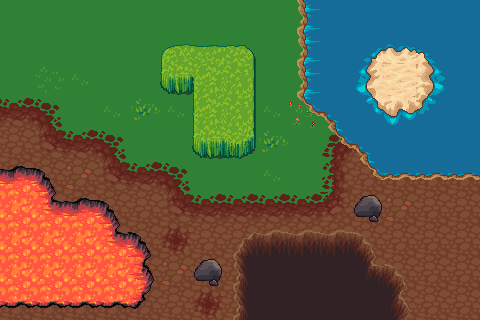

Tiled map render using the project's own tile images. Description and the map definition, with tile-layer contents summarised, below:
An orthogonal 15x10 tile map with 32x32 px tiles, 3 tile layers (base, decorations2, decorations) and 6 objects (6x unit).

<map version="1.4" tiledversion="1.4.2" orientation="orthogonal" renderorder="right-down" width="15" height="10" tilewidth="32" tileheight="32" infinite="0" nextlayerid="6" nextobjectid="7">
 <properties>
  <property name="name" value="Default Map" />
 </properties>
 <tileset firstgid="1" source="Terrain.tsx" />
 <layer id="1" name="base" width="15" height="10">
  <data>[150 cells, 150 non-empty, 13 distinct tile ids]</data>
 </layer>
 <layer id="2" name="decorations2" width="15" height="10">
  <data>[150 cells, 13 non-empty, 10 distinct tile ids]</data>
 </layer>
 <layer id="3" name="decorations" width="15" height="10">
  <data>[150 cells, 57 non-empty, 29 distinct tile ids]</data>
 </layer>
 <objectgroup color="#0000ff" id="4" name="Squadra Blu">
  <properties>
   <property name="battle_music" value="The Last Encounter Short Loop.ogg" />
   <property name="boss" value="Boss" />
   <property name="map_music" value="Ireland's Coast - Video Game.ogg" />
   <property name="relation" value="20" />
  </properties>
  <object id="4" name="Soldier" type="unit" x="70.5" y="103.5" width="16" height="16">
   <properties>
    <property name="weapon" value="Bronze Sword" />
   </properties>
  </object>
  <object id="3" name="Skeleton" type="unit" x="135.5" y="70.5" width="16" height="16">
   <properties>
    <property name="weapon" value="Nosferatu" />
   </properties>
  </object>
  <object id="5" name="Boss" type="unit" x="38.5" y="38.5" width="16" height="16">
   <properties>
    <property name="weapon" value="Long Bow" />
   </properties>
  </object>
 </objectgroup>
 <objectgroup color="#ff0000" id="5" name="Squadra Rossa">
  <properties>
   <property name="AI" value="" />
   <property name="battle_music" value="The Last Encounter Short Loop.ogg" />
   <property name="boss" value="Pirate Tux" />
   <property name="map_music" value="Dark Descent.ogg" />
   <property name="relation" value="10" />
  </properties>
  <object id="1" name="Pirate Tux" type="unit" x="39" y="135" width="16" height="16">
   <properties>
    <property name="weapon" value="Stuzzicadenti" />
   </properties>
  </object>
  <object id="2" name="Pirate" type="unit" x="134" y="136.5" width="16" height="16">
   <properties>
    <property name="weapon" value="Bronze Bow" />
   </properties>
  </object>
  <object id="6" name="Ninja" type="unit" x="104" y="37" width="16" height="16">
   <properties>
    <property name="weapon" value="Knife" />
   </properties>
  </object>
 </objectgroup>
</map>
